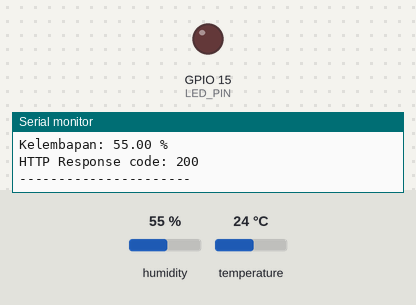
Simulated run of this sketch. Board: ESP32. On the bench: output pins drawn as LEDs (lit = HIGH), the last lines printed to the serial monitor. The inputs (shaded band) are chosen by the test bench; at power-on: temperature 24 °C, humidity 55 %. WiFi joins after 1.5 s; servers stay silent unless stated; a WiFi scan finds three made-up networks; web services answer with replies made up by the test bench.

Above: at 4.7 s.
4.8 s: temperature set to 29.6 °C
18.8 s: temperature set to 30.8 °C
30.2 s: temperature set to 12 °C
At 30.8 s:
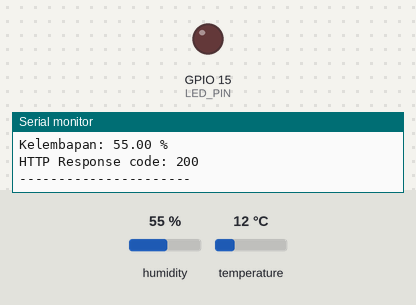
41.6 s: temperature set to 33 °C
At 49.6 s:
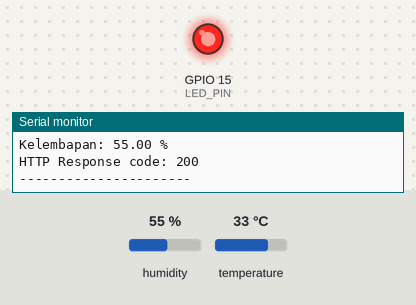
53.0 s: temperature set to 19 °C
At 65.0 s:
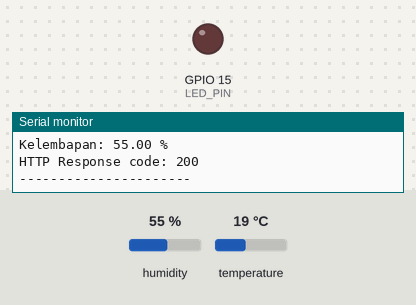
Timing chart, 0 to 66.5 s (numbered marks = the images above; inputs shaded):
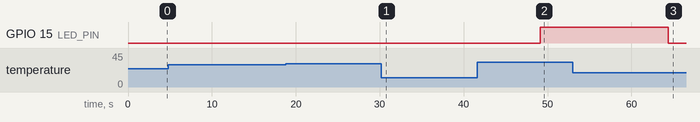

Measured:
- after the input at 30.2 s, GPIO 15 (LED_PIN): stays LOW (without the input it goes to HIGH after 3.8 s)
- after the input at 41.6 s, GPIO 15 (LED_PIN): LOW → HIGH after 7.6 s
- after the input at 53.0 s, GPIO 15 (LED_PIN): HIGH → LOW after 11.4 s

The sketch:

sketch.ino
```cpp
#include <WiFi.h>
#include <HTTPClient.h>
#include "DHT.h"

// Konfigurasi pin
#define DHTPIN 4
#define DHTTYPE DHT22
#define LED_PIN 15

DHT dht(DHTPIN, DHTTYPE);

// Wifi
const char* ssid = "Wokwi-GUEST";
const char* password = "";

// ThingSpeak
String apiKey = "17JS8RID16PDYEJX";
const char* server = "http://api.thingspeak.com/update";

void scanWiFi() {
  Serial.println("Scanning WiFi...");

  int n = WiFi.scanNetworks();

  if (n == 0) {
    Serial.println("Tidak ada WiFi ditemukan");
  } else {
    Serial.println("WiFi ditemukan:");

    for (int i = 0; i < n; ++i) {
      Serial.print(i + 1);
      Serial.print(". ");
      Serial.print(WiFi.SSID(i));
      Serial.print(" (");
      Serial.print(WiFi.RSSI(i));
      Serial.print(" dBm)");
      Serial.println((WiFi.encryptionType(i) == WIFI_AUTH_OPEN) ? " [Open]" : " [Encrypted]");
      delay(10);
    }
  }

  Serial.println("-----------------------");
}
void setup() {
  Serial.begin(115200);

  pinMode(LED_PIN, OUTPUT);
  dht.begin();

  scanWiFi();

  Serial.println("Menghubungkan ke WiFi...");
  WiFi.begin(ssid, password);

  while (WiFi.status() != WL_CONNECTED) {
    delay(500);
    Serial.print(".");
  }

  Serial.println("\nWiFi Terhubung");
  Serial.print("IP Address: ");
  Serial.println(WiFi.localIP());
}

void loop() {
  float suhu = dht.readTemperature();
  float kelembapan = dht.readHumidity();

  if (isnan(suhu) || isnan(kelembapan)) {
    Serial.println("Gagal membaca data dari DHT22");
    return;
  }

  Serial.print("Suhu: ");
  Serial.print(suhu);
  Serial.println(" °C");

  Serial.print("Kelembapan: ");
  Serial.print(kelembapan);
  Serial.println(" %");

  // LED menyala jika suhu > 30 derajat
  if (suhu > 30) {
    digitalWrite(LED_PIN, HIGH);
  } else {
    digitalWrite(LED_PIN, LOW);
  }

  // Kirim data ke ThingSpeak
  if (WiFi.status() == WL_CONNECTED) {
    HTTPClient http;

    String url = String(server) + "?api_key=" + apiKey +
                 "&field1=" + String(suhu) +
                 "&field2=" + String(kelembapan);

    http.begin(url);
    int httpResponseCode = http.GET();

    Serial.print("HTTP Response code: ");
    Serial.println(httpResponseCode);

    http.end();
  }

  Serial.println("----------------------");
  delay(15000); // ThingSpeak minimal 15 detik
}
```
